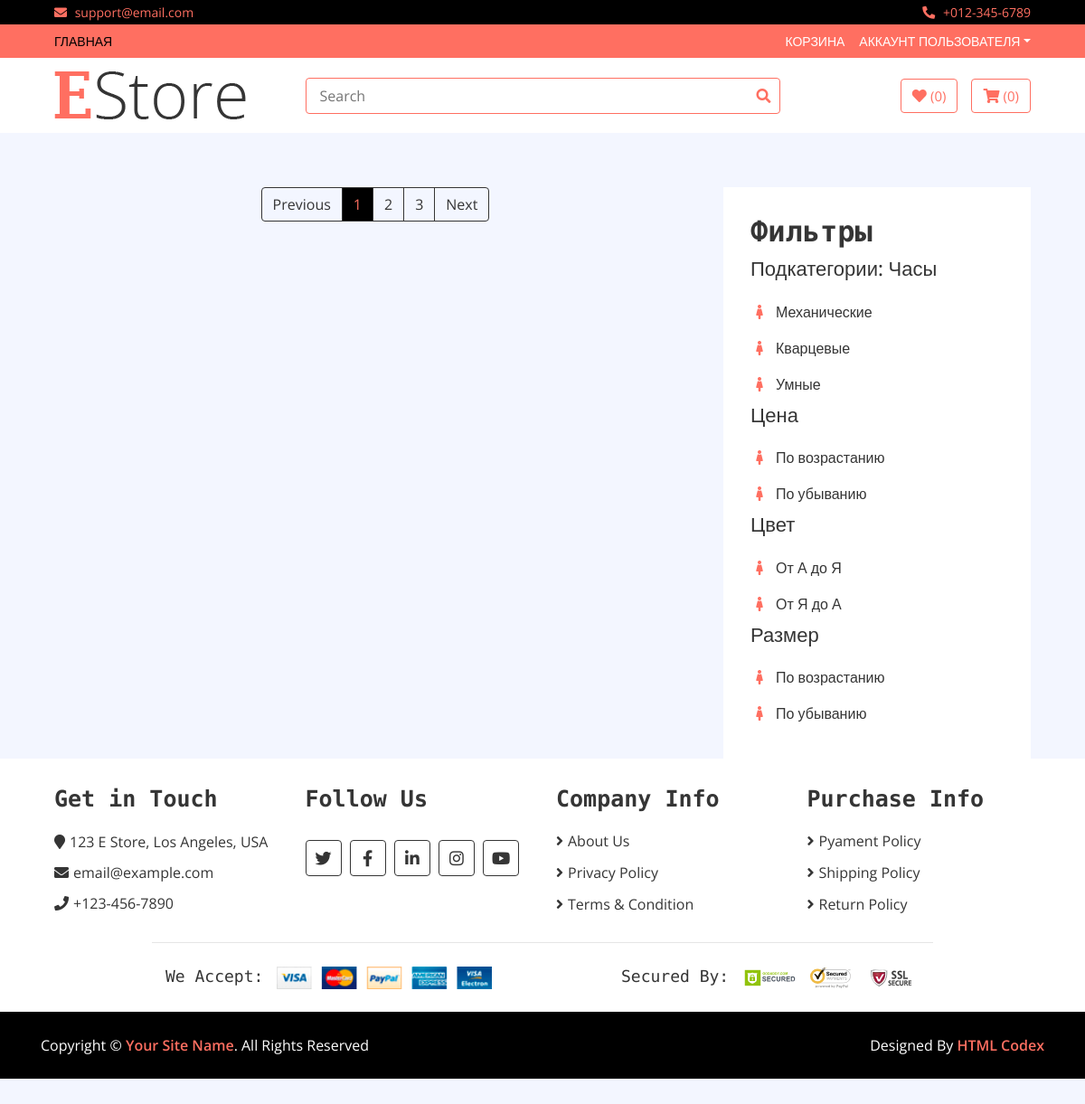
Before: /category/chasy/?type=mehanicheskie with the older database file.
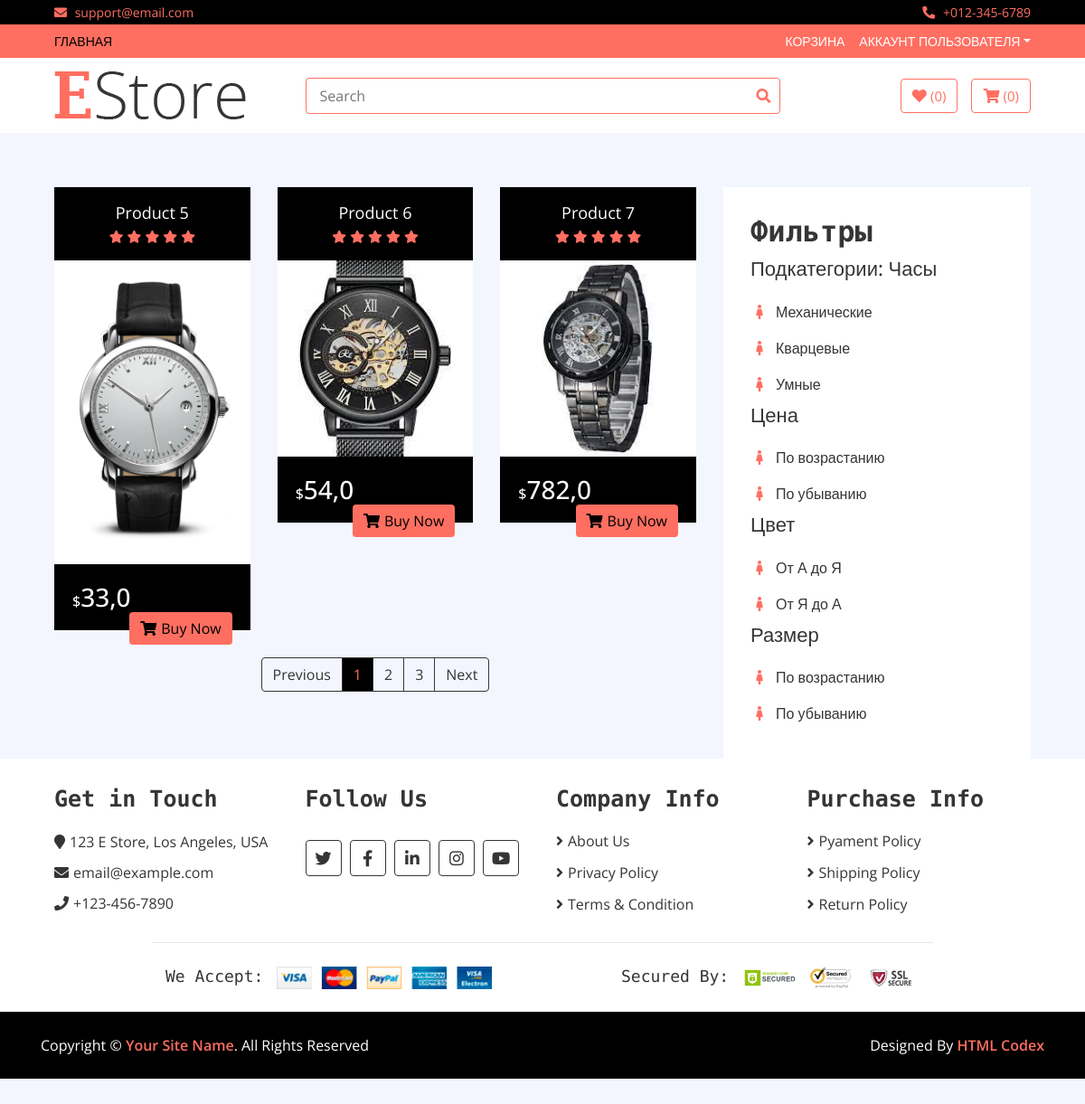
After: the same page with the newer database file.
### shop/models.py (models this page shows, shortened)
class Category(models.Model):
    title = models.CharField(
        max_length=150,
        verbose_name="Имя категории",
    )
    image = models.ImageField(
        upload_to="categories/",
        verbose_name="Изображение категории",
        null=True,
        blank=True,
    )
    slug = models.SlugField(unique=True, null=True)
    parent = models.ForeignKey(
        "self",
        on_delete=models.CASCADE,
        null=True,
        blank=True,
        verbose_name="Категория",
        related_name="subcategories",
    )
    def __str__(self):
        return self.title
    class Meta:
        verbose_name = "Категория"
        verbose_name_plural = "Категории"

class Product(models.Model):
    title = models.CharField(
        max_length=250,
        verbose_name="Наименование товара",
    )
    price = models.FloatField(verbose_name="Цена товара")
    created_at = models.DateTimeField(
        auto_now_add=True,
        verbose_name="Дата создания",
    )
    watched = models.IntegerField(
        default=0,
        verbose_name="Количество просмотров",
    )
    quantity = models.IntegerField(
        default=0,
        verbose_name="Количество на складе",
    )
    description = models.TextField(
        default="Здесь скоро будет описание", verbose_name="Описание товара"
    )
    info = models.TextField(
        default="Дополнительная информация о товаре",
        verbose_name="Информация о товаре",
    )
    category = models.ForeignKey(
        Category,
        related_name="products",
        verbose_name="Категории",
        on_delete=models.CASCADE,
    )
    slug = models.SlugField(
        unique=True,
        null=True,
    )
    size = models.IntegerField(default=30, verbose_name="Размер в мм")
    color = models.CharField(
        default="Серебро", max_length=30, verbose_name="Цвет/Материал"
    )
    def get_absolute_url(self):
        return reverse("product_page", kwargs={"slug": self.slug})
    def get_first_photo(self):
        if self.images.all():
            return self.images.first().image.url
    class Meta:
        verbose_name = "Продукт"
        verbose_name_plural = "Продукты"

class Galery(models.Model):
    image = models.ImageField(upload_to="products/", verbose_name="Изображение")
    product = models.ForeignKey(
        Product,
        related_name="images",
        on_delete=models.CASCADE,
    )
    class Meta:
        verbose_name = "Изображения"
        verbose_name_plural = "Галерея товаров"

### shop/views.py (the view, shortened to what this page needs)
class SubCategeries(ListView):
    model = Product
    context_object_name = "products"
    template_name = "shop/category_page.html"
    def get_queryset(self):
        type_field = self.request.GET.get("type")
        if type_field:
            products = Product.objects.filter(category__slug=type_field)[:3]
            return products
    def get_context_data(self, **kwargs):
        context = super().get_context_data()
        parent_category = Category.objects.get(slug=self.kwargs["slug"])
        context["category"] = parent_category
        context["title"] = parent_category.title
        return context

### shop/templatetags/shop_tags.py (called while the page is built)
@register.simple_tag()
def get_subcategories(category):
    return Category.objects.filter(parent=category)

@register.simple_tag()
def get_sorted():
    return [
        {
            "title": "Цена",
            "sorters": [
                ("price", "По возрастанию"),
                ("-price", "По убыванию"),
            ],
        },
        {
            "title": "Цвет",
            "sorters": [
                ("color", "От А до Я"),
                ("-color", "От Я до А"),
            ],
        },
        {
            "title": "Размер",
            "sorters": [
                ("size", "По возрастанию"),
                ("-size", "По убыванию"),
            ],
        },
    ]

### shop/templates/shop/category_page.html (shortened to what this page needs)
{% extends "base.html" %}
{% block main %}
<div class="product-view">
    <div class="container-fluid">
        <div class="row">
            <div class="col-lg-8">
                <div class="row">
                    {% for product in products  %}
                        <div class="col-md-4">
                            {% include "shop/components/_product_card.html" %}
                        </div>
                    {% endfor %}
                </div>
                <div class="col-md-12">
                    <nav aria-label="Page navigation example">
                        <ul class="pagination justify-content-center">
                            <li class="page-item disabled">
                                <a class="page-link" href="#" tabindex="-1">Previous</a>
                            </li>
                            <li class="page-item active"><a class="page-link" href="#">1</a></li>
                            <li class="page-item"><a class="page-link" href="#">2</a></li>
                            <li class="page-item"><a class="page-link" href="#">3</a></li>
                            <li class="page-item">
                                <a class="page-link" href="#">Next</a>
                            </li>
                        </ul>
                    </nav>
                </div>
            </div>
            {% include "shop/components/_sort.html" %}
        </div>
    </div>
</div>
{% endblock main %}

### shop/templates/shop/components/_product_card.html (shortened to what this page needs)
    <div class="product-item">
        <div class="product-title">
            <a href="{{ product.get_absolute_url }}">{{ product.title }}</a>
            <div class="ratting">
                <i class="fa fa-star"></i>
                <i class="fa fa-star"></i>
                <i class="fa fa-star"></i>
                <i class="fa fa-star"></i>
                <i class="fa fa-star"></i>
            </div>
        </div>
        <div class="product-image">
            <a href="product-detail.html">
                <img src="{{ product.get_first_photo }}" alt="Product Image">
            </a>
        </div>
        <div class="product-price">
            <h3><span>$</span>{{ product.price }}</h3>
            <a class="btn" href="{% url 'product_page' product.slug %}"><i class="fa fa-shopping-cart"></i>Buy Now</a>
        </div>
    </div>

### shop/templates/shop/components/_sort.html
{% load shop_tags %}
{% get_subcategories category as categories %}
{% get_sorted as data%}
            <div class="col-lg-4 sidebar">
                <div class="sidebar-widget category">
                    <h2>Фильтры</h2>
                    <h3 class="title">Подкатегории: {{ category }}
                    </h3>
                    {% for cat in categories %}
                        <nav class="navbar bg-light">
                            <ul class="navbar-nav">
                                <li class="nav-item">
                                    <a class="nav-link" href="?type={{ cat.slug }}"><i class="fa fa-female"></i>{{ cat }}</a>
                                </li>
                            </ul>
                        </nav>
                    {% endfor %}
                    {% for key in data  %}
                        <h3 class="title"> {{ key.title }}
                        </h3>
                            {% for value in key.sorters %}
                            <nav class="navbar bg-light">
                                <ul class="navbar-nav">
                                    <li class="nav-item">
                                        <a class="nav-link" href="?sort={{ value.0 }}"><i class="fa fa-female"></i>{{ value.1 }} </a>
                                    </li>
                                </ul>
                            </nav>
                        {% endfor %}
                    {% endfor %}
                </div>

Changed rows visible on the page:
added Product: title "Product 5", get_first_photo (picture), price "33,0"
added Product: title "Product 6", get_first_photo (picture), price "54,0"
added Product: title "Product 7", get_first_photo (picture), price "782,0"
